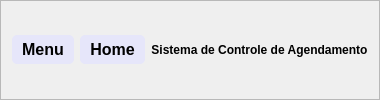
        <widget class="QFrame" name="top_frame">
         <property name="frameShape">
          <enum>QFrame::StyledPanel</enum>
         </property>
         <property name="frameShadow">
          <enum>QFrame::Raised</enum>
         </property>
         <layout class="QHBoxLayout" name="horizontalLayout_2">
          <item>
           <widget class="QPushButton" name="pushButton_2">
            <property name="styleSheet">
             <string notr="true">
QPushButton {
    color: black;
    background-color: #E6E6FA;
    border-radius: 5px;
    padding: 5px 10px;
    font-size: 16px;
    font-weight: bold;
}

QPushButton:hover {
    color: white;
    background-color: green;
}</string>
            </property>
            <property name="text">
             <string>Menu</string>
            </property>
           </widget>
          </item>
          <item>
           <widget class="QPushButton" name="pushButton">
            <property name="autoFillBackground">
             <bool>false</bool>
            </property>
            <property name="styleSheet">
             <string notr="true"> 
QPushButton {
    color: black;
    background-color: #E6E6FA;
    border-radius: 5px;
    padding: 5px 10px;
    font-size: 16px;
    font-weight: bold;
}

QPushButton:hover {
    color: white;
    background-color: green;
}</string>
            </property>
            <property name="text">
             <string>Home</string>
            </property>
           </widget>
          </item>
          <item alignment="Qt::AlignHCenter">
           <widget class="QLabel" name="label">
            <property name="text">
             <string>&lt;html&gt;&lt;head/&gt;&lt;body&gt;&lt;p align=&quot;center&quot;&gt;&lt;span style=&quot; font-weight:600;&quot;&gt;Sistema de Controle de Agendamento&lt;/span&gt;&lt;/p&gt;&lt;/body&gt;&lt;/html&gt;</string>
            </property>
           </widget>
          </item>
         </layout>
        </widget>
